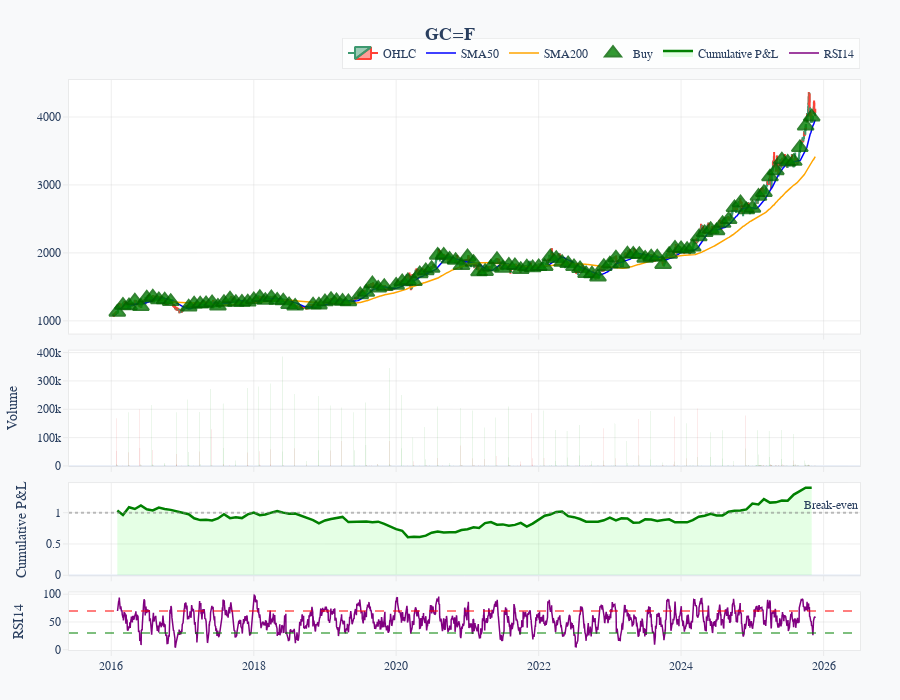

Source (notebook cell):
### Code cell
from quanta.clients.chart import ChartClient
chart_client = ChartClient()
chart_client.plot(
    df, 
    "GC=F",  
    trades_df=trades_bk, 
    theme='professional',
    x_axis_type='datetime'
)
